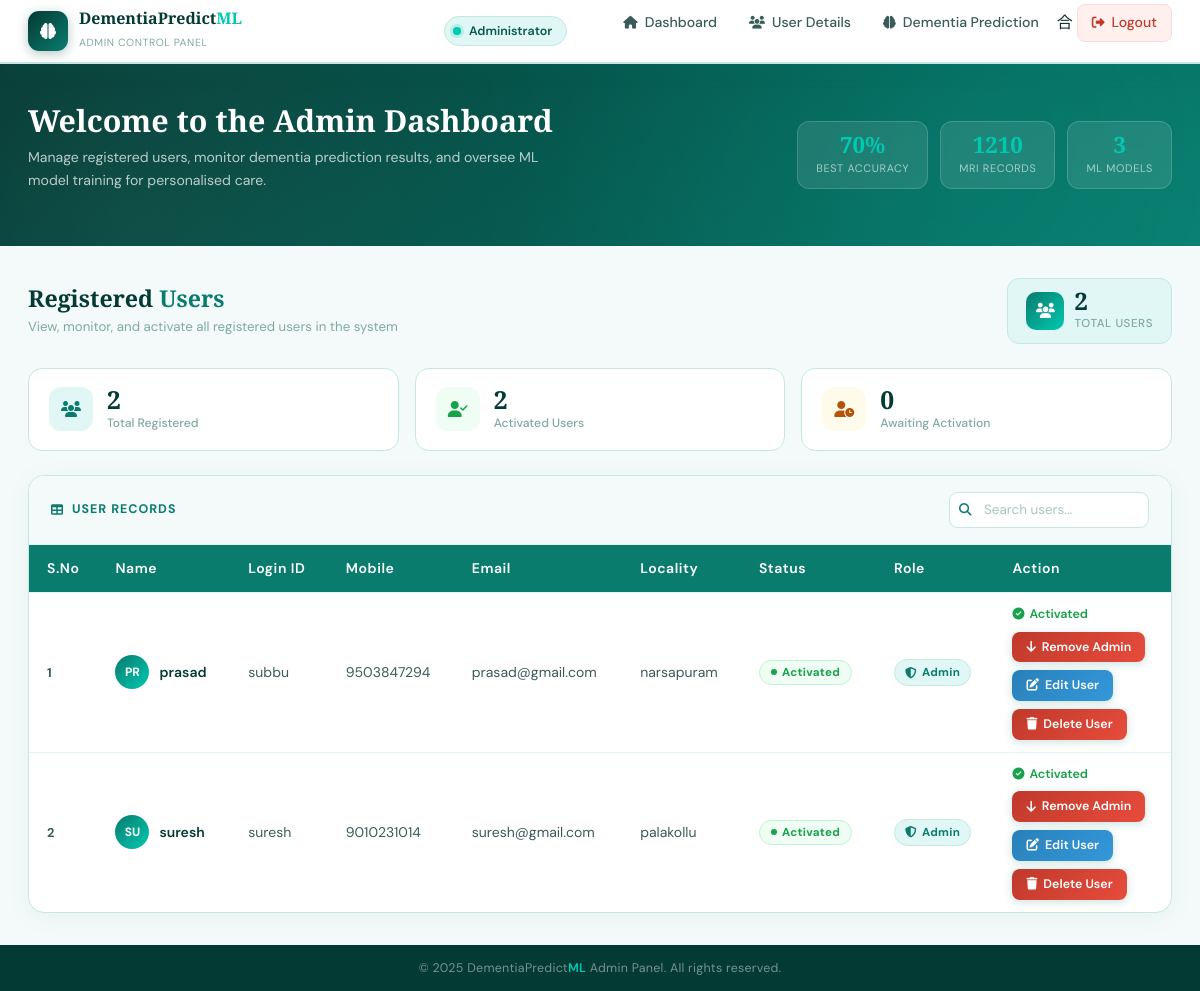
Screenshot of /PromoteUser/?uid=6 with the database file from the repository.
### users/models.py (models this page shows, shortened)
class UserRegistrationModel(models.Model):
    name = models.CharField(max_length=100)
    loginid = models.CharField(unique=True, max_length=100)
    password = models.CharField(max_length=100)
    mobile = models.CharField(unique=True, max_length=100)
    email = models.CharField(unique=True, max_length=100)
    locality = models.CharField(max_length=100)
    address = models.CharField(max_length=1000)
    city = models.CharField(max_length=100)
    state = models.CharField(max_length=100)
    status = models.CharField(max_length=100)
    is_admin = models.BooleanField(default=False)
    class Meta:
        db_table = 'UserRegistrations'

### admins/views.py (the view)
# urls.py: path('PromoteUser/', admins.PromoteUser, name='PromoteUser'),
def PromoteUser(request):
    if request.method == 'GET':
        id = request.GET.get('uid')
        print("Promoting UID = ", id)
        UserRegistrationModel.objects.filter(id=id).update(is_admin=True)
        data = UserRegistrationModel.objects.all()
        return render(request,'admins/viewregisterusers.html',{'data':data})

### templates/admins/viewregisterusers.html (shortened to what this page needs)
{% extends 'admins/adminbase.html' %}
{% block contents %}
<div class="page-header fade-in">
    <div class="page-header-left">
        <h2>Registered <span>Users</span></h2>
        <p>View, monitor, and activate all registered users in the system</p>
    </div>
    <div class="user-count-badge">
        <div class="count-icon"><i class="fas fa-users"></i></div>
        <div>
            <div class="count-val" id="totalCount">{{ data|length }}</div>
            <div class="count-lbl">Total Users</div>
        </div>
    </div>
</div>
<div class="user-stats">
    <div class="us-card fade-in">
        <div class="us-icon total"><i class="fas fa-users"></i></div>
        <div>
            <div class="us-val">{{ data|length }}</div>
            <div class="us-lbl">Total Registered</div>
        </div>
    </div>
    <div class="us-card fade-in" style="transition-delay:0.08s">
        <div class="us-icon active"><i class="fas fa-user-check"></i></div>
        <div>
            <div class="us-val" id="activeCount">—</div>
            <div class="us-lbl">Activated Users</div>
        </div>
    </div>
    <div class="us-card fade-in" style="transition-delay:0.16s">
        <div class="us-icon waiting"><i class="fas fa-user-clock"></i></div>
        <div>
            <div class="us-val" id="waitingCount">—</div>
            <div class="us-lbl">Awaiting Activation</div>
        </div>
    </div>
</div>
<div class="table-card fade-in">
    <div class="table-card-header">
        <div class="th-label">
            <i class="fas fa-table"></i>
            User Records
        </div>
        <div class="table-search">
            <input type="text" id="userSearch" placeholder="Search users..." oninput="filterTable()">
        </div>
    </div>
    <div class="table-responsive-wrap">
        <table class="users-table" id="usersTable">
            <thead>
                <tr>
                    <th>S.No</th>
                    <th>Name</th>
                    <th>Login ID</th>
                    <th>Mobile</th>
                    <th>Email</th>
                    <th>Locality</th>
                    <th>Status</th>
                    <th>Role</th>
                    <th>Action</th>
                </tr>
            </thead>
            <tbody id="usersTableBody">
                {% for i in data %}
                <tr>
                    <td class="sno-cell">{{ forloop.counter }}</td>
                    <td>
                        <div class="name-cell">
                            <div class="user-avatar">{{ i.name|slice:":2" }}</div>
                            <span class="name-text">{{ i.name }}</span>
                        </div>
                    </td>
                    <td>{{ i.loginid }}</td>
                    <td>{{ i.mobile }}</td>
                    <td>{{ i.email }}</td>
                    <td>{{ i.locality }}</td>
                    <td>
                        {% if i.status == 'waiting' %}
                            <span class="status-badge waiting">
                                <span class="dot"></span> Waiting
                            </span>
                        {% else %}
                            <span class="status-badge activated">
                                <span class="dot"></span> Activated
                            </span>
                        {% endif %}
                    </td>
                    <td>
                        {% if i.is_admin %}
                            <span class="status-badge" style="background:#E0F7F5; color:#0A7C6E; border:1px solid #C5E8E4; padding: 4px 10px;">
                                <i class="fas fa-shield-alt"></i> Admin
                            </span>
                        {% else %}
                            <span class="status-badge" style="background:#F4FAFA; color:#3A5C58; border:1px solid #C5E8E4; padding: 4px 10px;">
                                <i class="fas fa-user"></i> User
                            </span>
                        {% endif %}
                    </td>
                    <td>
                        <div style="display:flex; gap:8px; flex-direction:column; align-items:flex-start;">
                            {% if i.status == 'waiting' %}
                                <a class="btn-activate" href="/ActivaUsers/?uid={{ i.id }}">
                                    <i class="fas fa-user-check"></i> Activate
                                </a>
                            {% else %}
                                <span class="activated-text">
                                    <i class="fas fa-check-circle"></i> Activated
                                </span>
                            {% endif %}
                            {% if not i.is_admin %}
                                <a class="btn-activate" style="background: linear-gradient(135deg, #b45309, #d97706);" href="/PromoteUser/?uid={{ i.id }}">
                                    <i class="fas fa-arrow-up"></i> Make Admin
                                </a>
                            {% else %}
                                <a class="btn-activate" style="background: linear-gradient(135deg, #C0392B, #E74C3C);" href="/DemoteUser/?uid={{ i.id }}">
                                    <i class="fas fa-arrow-down"></i> Remove Admin
                                </a>
                            {% endif %}
                            <a class="btn-activate" style="background: linear-gradient(135deg, #2980b9, #3498db);" href="/EditUser/?uid={{ i.id }}">
                                <i class="fas fa-edit"></i> Edit User
                            </a>
                            <a class="btn-activate" style="background: linear-gradient(135deg, #c0392b, #e74c3c);" href="/DeleteUser/?uid={{ i.id }}" onclick="return confirm('Are you sure you want to delete this user? This action cannot be undone.');">
                                <i class="fas fa-trash"></i> Delete User
                            </a>
                        </div>
                    </td>
                </tr>
                {% endfor %}
            </tbody>
        </table>
    </div>
</div>
{% endblock %}

### templates/admins/adminbase.html (style rules this page uses)
:root { --primary: #0A7C6E; --primary-light: #13A899; --primary-dark: #065A50; --admin-dark: #043A34; --accent: #00C9B1; --accent-soft: #E0F7F5; --white: #FFFFFF; --off-white: #F4FAFA; --text-dark: #0D2B27; --text-mid: #3A5C58; --text-light: #7FA9A4; --border: #C5E8E4; --sidebar-width: 240px; --navbar-height: 64px; --shadow: 0 4px 24px rgba(10,124,110,0.10); }
*, *::before, *::after { box-sizing: border-box; margin: 0; padding: 0; }
body { font-family: 'DM Sans', sans-serif; background: var(--off-white); color: var(--text-dark); min-height: 100vh; display: flex; flex-direction: column; }

### rows the page displays
UserRegistrationModel: name "PR", name "prasad", loginid "subbu", mobile "9503847294", email "prasad@gmail.com", locality "narsapuram", status "activated" (drawn), is_admin "Admin"
UserRegistrationModel: name "SU", name "suresh", loginid "suresh", mobile "9010231014", email "suresh@gmail.com", locality "palakollu", status "activated" (drawn), is_admin "Admin"

### other values shown
{{ data|length }} "2"
